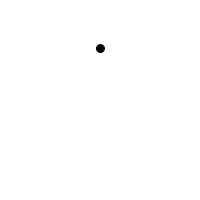
Frame 1 (no input)
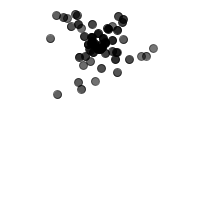
Frame 60 (the mouse pressed at the canvas centre just before this capture)
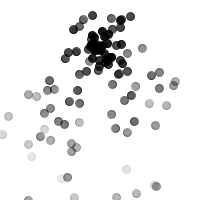
Frame 120 (the mouse held since frame 60 and released just before this capture)

The Processing sketch that drew these frames (run headless with seeded random() and noise(); from frame 60 on, the mouse is pressed at the canvas centre):

// Processing sketch: array_list_particles
// ── array_list_particles.pde
import java.util.Iterator;

class Particle  {
  PVector location;
  PVector velocity;
  PVector acceleration;
  float lifespan;
  
  Particle(PVector l) {
    location = l.get();
    acceleration = new PVector(0, 0.05);
    velocity = new PVector(random(-1,1), random(-2, 0));
    lifespan = 255;
  }
  
  void update() {
    velocity.add(acceleration);
    location.add(velocity);
    lifespan -= 2.0;
  }
  
  void display() {
    stroke(0, lifespan);
    fill(0, lifespan); // assigns lifespan to alpha as its scales from 255 - 0. casues it to fade from screne
    ellipse(location.x, location.y, 8, 8);
  }
  
  void run() {
    update();
    display();
  }
  
  boolean isDead() {
    if(lifespan < 0.0)
      return true;
    else
      return false;
  }
}

ArrayList<Particle> particles;

void setup() {
  size(200, 200);
  particles = new ArrayList<Particle>();
}

void draw() {
  background(255);
  particles.add(new Particle(new PVector(width/2, 50)));
  
  Iterator<Particle> it = particles.iterator();
  while (it.hasNext()) {
    Particle p = it.next();
    p.run();
    if(p.isDead()) {
      it.remove();
    }
  }
  
}
